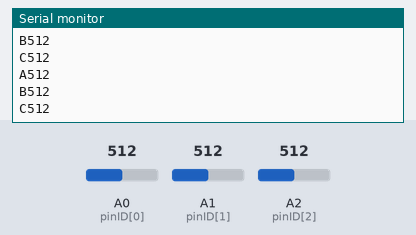
Recording of a sketch running on a simulated Arduino Uno, built with avr-gcc and run on an emulated ATmega328P. Shown: the last lines printed to the serial monitor. The test bench sets the inputs (shaded band); at power-on: A0 (pinID[0]) = 512, A1 (pinID[1]) = 512, A2 (pinID[2]) = 512.

Above: at 1.2 s.
1.3 s: A0 (pinID[0]) set to 716
At 2.0 s:
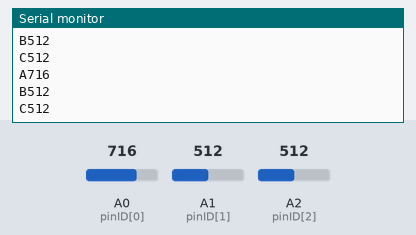
2.8 s: A1 (pinID[1]) set to 716
At 3.8 s:
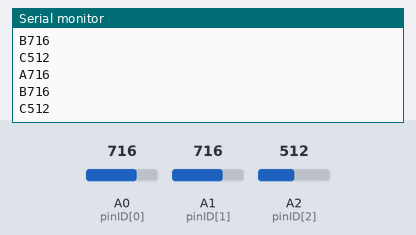
4.3 s: A2 (pinID[2]) set to 716
At 5.0 s:
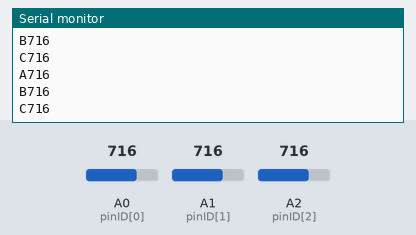
5.8 s: A0 (pinID[0]) set to 900
At 6.4 s:
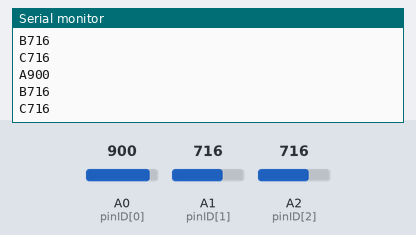
7.3 s: A1 (pinID[1]) set to 900
At 7.8 s:
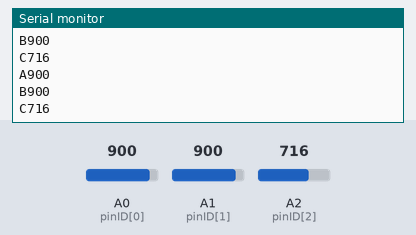
Timing chart, 0 to 8.4 s (numbered marks = the images above; inputs shaded):
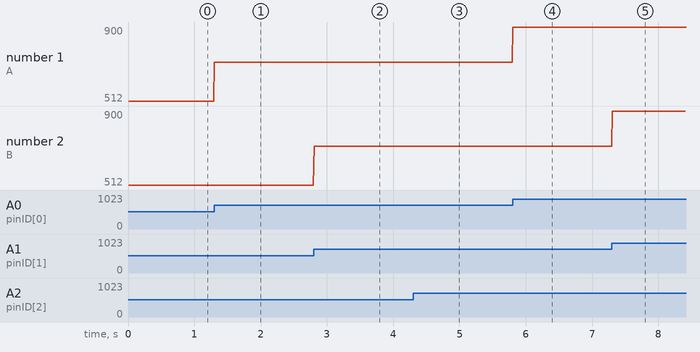

Measured:
- after the input at 1.3 s, the serial monitor: prints a new line at once (image 1)
- after the input at 2.8 s, the serial monitor: prints a new line at once (image 2)
- after the input at 4.3 s, the serial monitor: prints a new line at once (image 3)
- after the input at 5.8 s, the serial monitor: prints a new line at once (image 4)
- after the input at 7.3 s, the serial monitor: prints a new line at once (image 5)
- plotted number 1: 512 → 716 after the input at 1.3 s, 716 → 900 after the input at 5.8 s

The sketch:

SerialString_ThreeSensors.ino
```cpp
#define PIN_NUM 3
int  data[PIN_NUM]; //data array
char dataID[PIN_NUM] = {'A','B','C'}; //data label
int  pinID[PIN_NUM]  = {A0, A1, A2}; //corresponding pins
int  sampleRate = 100; //samples per second

long timer = micros(); //timer

void setup() {
  Serial.begin(115200); //serial
}

void loop() {
  if (micros() - timer >= 1000000/sampleRate) { //Timer: send sensor data in every 10ms
    timer = micros();
    for (int i = 0 ; i < PIN_NUM ; i++) {
      data[i] = analogRead(pinID[i]); //get the analog reading
      sendDataToProcessing(dataID[i], data[i]);
    }
  }
}

void sendDataToProcessing(char symbol, int data) {
  Serial.print(symbol);  // symbol prefix of data type
  Serial.println(data);  // the integer data with a carriage return
}
```
